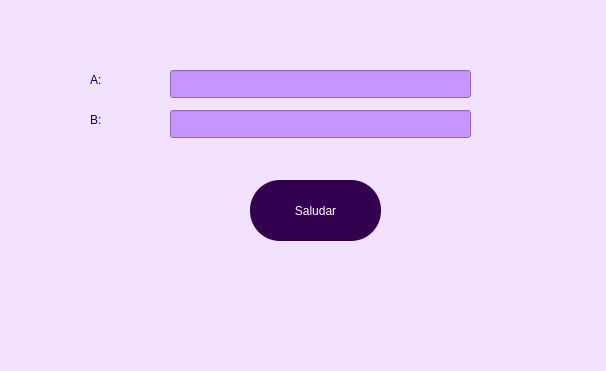
<?xml version="1.0" encoding="UTF-8"?>
<ui version="4.0">
 <class>MainWindow</class>
 <widget class="QMainWindow" name="MainWindow">
  <property name="geometry">
   <rect>
    <x>0</x>
    <y>0</y>
    <width>606</width>
    <height>371</height>
   </rect>
  </property>
  <property name="windowTitle">
   <string>Prueba de styleSheet</string>
  </property>
  <property name="styleSheet">
   <string notr="true">background-color: rgb(242, 225, 255);</string>
  </property>
  <widget class="QWidget" name="centralwidget">
   <widget class="QPushButton" name="btnSaludar">
    <property name="geometry">
     <rect>
      <x>250</x>
      <y>180</y>
      <width>131</width>
      <height>61</height>
     </rect>
    </property>
    <property name="styleSheet">
     <string notr="true">background-color: rgb(50, 0, 79);
font: 16pt &quot;Times New Roman&quot;;
color: rgb(255, 255, 255);
border_color: 5px white;
border-radius: 30px;</string>
    </property>
    <property name="text">
     <string>Saludar</string>
    </property>
   </widget>
   <widget class="QLabel" name="label">
    <property name="geometry">
     <rect>
      <x>90</x>
      <y>70</y>
      <width>63</width>
      <height>20</height>
     </rect>
    </property>
    <property name="styleSheet">
     <string notr="true">font: 15pt &quot;Arial&quot;;
color: rgb(0, 0, 118);</string>
    </property>
    <property name="text">
     <string>A:</string>
    </property>
   </widget>
   <widget class="QLineEdit" name="txtNombre">
    <property name="geometry">
     <rect>
      <x>170</x>
      <y>70</y>
      <width>301</width>
      <height>28</height>
     </rect>
    </property>
    <property name="styleSheet">
     <string notr="true">background-color: rgb(198, 149, 255);
border-color: rgb(0, 98, 255);</string>
    </property>
   </widget>
   <widget class="QLineEdit" name="txtEdad">
    <property name="geometry">
     <rect>
      <x>170</x>
      <y>110</y>
      <width>301</width>
      <height>28</height>
     </rect>
    </property>
    <property name="styleSheet">
     <string notr="true">background-color: rgb(198, 149, 255);</string>
    </property>
   </widget>
   <widget class="QLabel" name="label_2">
    <property name="geometry">
     <rect>
      <x>90</x>
      <y>110</y>
      <width>63</width>
      <height>20</height>
     </rect>
    </property>
    <property name="styleSheet">
     <string notr="true">font: 15pt &quot;Arial&quot;;
color: rgb(0, 0, 118);</string>
    </property>
    <property name="text">
     <string>B:</string>
    </property>
   </widget>
  </widget>
  <widget class="QMenuBar" name="menubar">
   <property name="geometry">
    <rect>
     <x>0</x>
     <y>0</y>
     <width>606</width>
     <height>25</height>
    </rect>
   </property>
  </widget>
  <widget class="QStatusBar" name="statusbar"/>
 </widget>
 <resources/>
 <connections/>
</ui>
